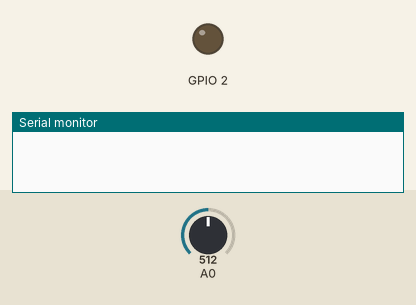
This sketch was run on a simulated ESP8266 (NodeMCU). On the bench: output pins drawn as LEDs (lit = HIGH), the last lines printed to the serial monitor. Inputs (shaded band) come from the test bench; at power-on: A0 = 512. WiFi joins after 1.5 s; servers stay silent unless stated.

Above: at 3.7 s.
3.8 s: A0 set to 684
7.3 s: A0 set to 718
At 9.7 s:
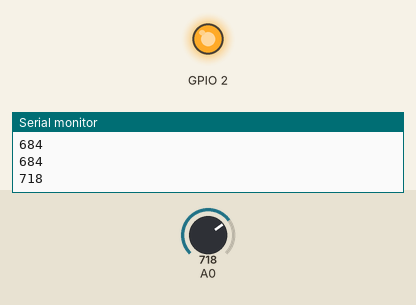
10.0 s: A0 set to 690
At 12.6 s:
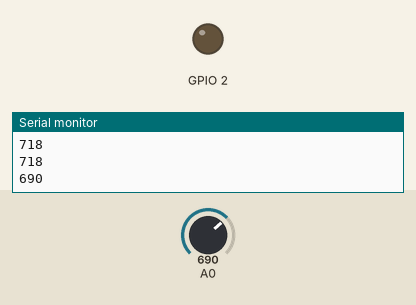
13.6 s: A0 set to 710
At 16.5 s:
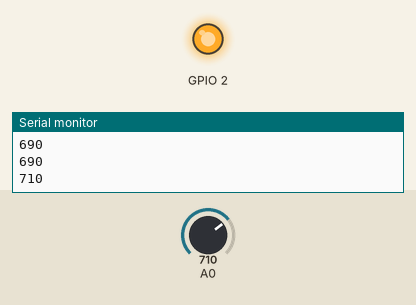
Timing chart, 0 to 18.0 s (numbered marks = the images above; inputs shaded):
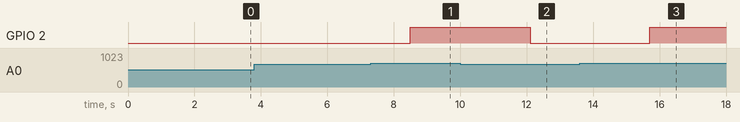

Measured:
- the behaviour switches between 699 and 700 on A0 (found by bisection; images 0 and 1)
- after the input at 7.3 s, GPIO 2: LOW → HIGH after 1.2 s
- after the input at 10.0 s, GPIO 2: HIGH → LOW after 2.1 s
- after the input at 13.6 s, GPIO 2: LOW → HIGH after 2.1 s

The sketch:

ADC_ThingSpeak.ino
```cpp
#include <ESP8266WiFi.h> // ESP8266WiFi.h library

const char* ssid = "REPLACE_WITH_YOUR_SSID";
const char* password = "REPLACE_WITH_YOUR_PASSWORD";
const char* host = "api.thingspeak.com";
const char* writeAPIKey = "0XXD4XXO7XXSWXX8";

int temp;
void setup()
{
 // Initialize the sensor:
 pinMode(2, OUTPUT);
 pinMode(4, INPUT);

 Serial.begin(115200); // Initialize serial communication (UART) with baud rate of 1,15,200 bps
 delay(1000);

 // Connect to WiFi network:
 WiFi.begin(ssid, password);

 // Wait until WiFi connection is established:
 while (WiFi.status() != WL_CONNECTED)
 {
    delay(500);
  }
}

// The loop function runs over and over again forever:
void loop()
{
  temp = analogRead(A0); // Read ADC value from A0

  // Make TCP (Transmission Control Protocol) Connections:
  WiFiClient client;
  const int httpPort = 80;

  // Wait until the Client (NodeMCU) is connected to the ThingSpeak Server:
  if (!client.connect(host, httpPort))
  {
    return;
  }

  // Request to the server:
  client.println(sendThingspeak());
  delay(1000);

  if (temp >= 700)
  {
    digitalWrite(2, HIGH);
  }
  else
  {
    digitalWrite(2, LOW);
  }

  Serial.print(temp);
  Serial.print("\n");
}

// Send the ADC value from Client (NodeMCU) to ThingSpeak Server in HTML Format:
String sendThingspeak()
{
  String command =
            String("GET ") +
            "/update?key=" +
            writeAPIKey +
            "&field1=" +
            String(temp) + "\r\n" +
            "HTTP/1.1 200 OK\r\n" +
            "Host: " + host + "\r\n" +
            "Connection: close\r\n\r\n";
          return command;
}
```
